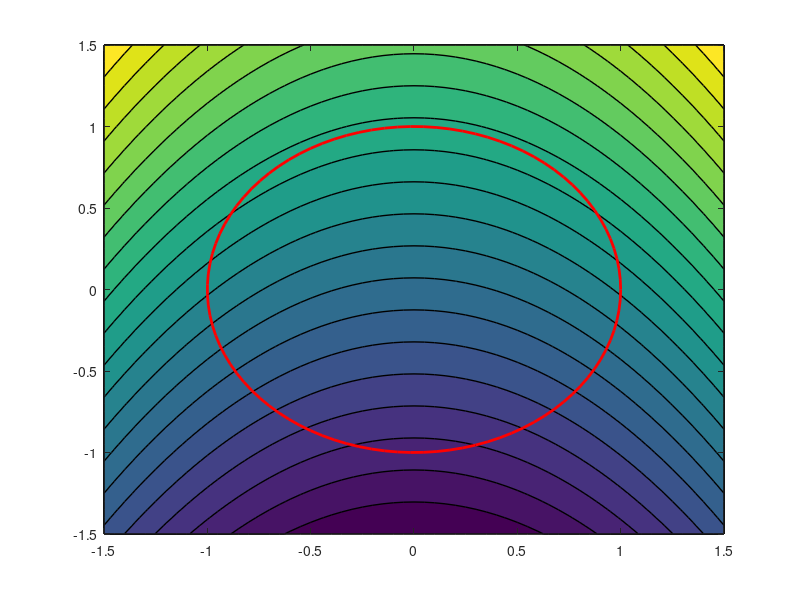

MATLAB code for this plot: (Note: this script raises an error after producing the figure.)
% 定义变量范围，在 -1.5 到 1.5 之间生成网格数据
[x1, x2] = meshgrid(-1.5:0.05:1.5, -1.5:0.05:1.5);

% 定义目标函数 f(x1, x2) = x1^2 + 2*x2
f = x1.^2 + 2*x2;

% 绘制目标函数的等高线图（contourf 用于填充等高线）
figure;
contourf(x1, x2, f, 20, 'LineWidth', 1); % 20 表示等高线数量
hold on;

% 绘制约束条件单位圆：x1^2 + x2^2 = 1
theta = linspace(0, 2*pi, 100); % 极角从 0 到 2π
plot(cos(theta), sin(theta), 'r-', 'LineWidth', 2); % 单位圆

% 使用符号计算定义符号变量
syms x1_sym x2_sym lambda_sym

% 定义目标函数和约束条件（符号表达式）
f_sym = x1_sym^2 + 2*x2_sym;
g_sym = x1_sym^2 + x2_sym^2 - 1;

% 构造拉格朗日函数 L = f - λ*g
L = f_sym - lambda_sym * g_sym;

% 对 L 求偏导，构建一阶偏导方程组
dL_dx1 = diff(L, x1_sym);      % ∂L/∂x1
dL_dx2 = diff(L, x2_sym);      % ∂L/∂x2
dL_dlambda = diff(L, lambda_sym); % ∂L/∂λ

% 解三元方程组：求解驻点（可能的极值点）
solutions = solve([dL_dx1 == 0, dL_dx2 == 0, dL_dlambda == 0], [x1_sym, x2_sym, lambda_sym]);

% 提取所有实数解（忽略复数解）
real_solutions = [];
for i = 1:length(solutions.x1_sym)
    x1_val = double(solutions.x1_sym(i));
    x2_val = double(solutions.x2_sym(i));
    
    % 判断是否为实数
    if isreal(x1_val) && isreal(x2_val)
        real_solutions = [real_solutions; x1_val, x2_val]; % 加入结果列表
    end
end

% 在图中标记极值点
for i = 1:size(real_solutions, 1)
    x1_point = real_solutions(i, 1);
    x2_point = real_solutions(i, 2);
    f_value = x1_point^2 + 2*x2_point; % 计算该点对应的目标函数值
    
    % 判断是否为全局最小值，并使用不同颜色标记
    if f_value == min(f_value)
        % 用白底蓝圈表示最小值点
        plot(x1_point, x2_point, 'bo', 'MarkerSize', 10, 'MarkerFaceColor', 'w');
        text(x1_point+0.1, x2_point+0.1, sprintf('f=%.1f', f_value), 'Color', 'w', 'FontSize', 11);
    else
        % 用红色实心圆表示其他极值点
        plot(x1_point, x2_point, 'ro', 'MarkerSize', 10, 'MarkerFaceColor', 'r');
        text(x1_point+0.1, x2_point+0.1, sprintf('f=%.1f', f_value), 'Color', 'r', 'FontSize', 11);
    end
end

% 设置坐标轴属性
grid on;              % 显示网格线
box on;               % 边框
xlabel('x_1', 'FontSize', 12, 'FontWeight', 'bold'); % x 轴标签
ylabel('x_2', 'FontSize', 12, 'FontWeight', 'bold'); % y 轴标签
title('拉格朗日乘数法可视化', 'FontSize', 14);         % 图标题
set(gca, 'LineWidth', 1.5, 'FontSize', 11);          % 坐标轴外观
axis equal;          % 保持坐标轴比例相同，使单位圆不变形

% 添加图例
legend('目标函数等高线', '约束条件: x_1^2+x_2^2=1', ...
       '极值点 (局部)', '极值点 (全局最小)', 'Location', 'best');

hold off; % 释放 hold 即每次绘图时都会清除原图重新绘制


% 